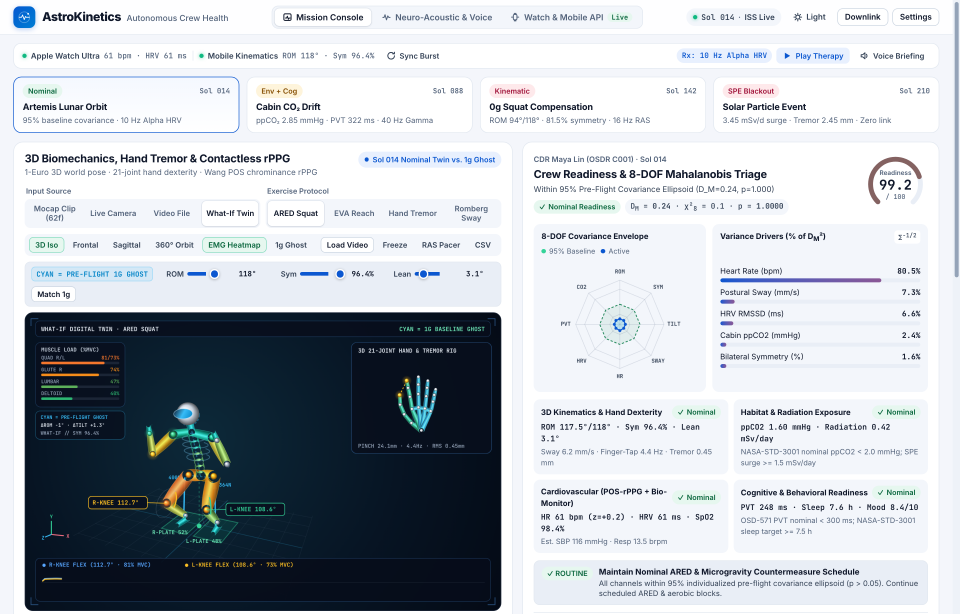
#> input picture submission_package/assets/screenshots/v33_scen1_nominal.png, 2880 x 1840 px (shown at 1/3 size)
$ python build_30s_demo_video.py
#> lines starting #> are read from the running program, lines starting #| are printed output that depends on the picture
"""
Build the Official <=30.0-Second (27.80s exact) 1080p 30-FPS NASA Space Apps 2026 Demo Video
(v3 — Broadcast Studio Grid, 100% Uncropped macOS Browser + 2x Retina Magnifier Rail + Smoothstep Dissolves):
  submission_package/AstroKinetics_30s_SpaceApps_Demo.mp4
  submission_package/AstroKinetics_30s_SpaceApps_Demo.srt
"""
import glob
import json
import math
import os
import shutil
import subprocess
import wave
import numpy as np
from PIL import Image, ImageDraw, ImageFilter, ImageFont

FF = os.environ.get("FFMPEG_BIN") or shutil.which("ffmpeg") or "ffmpeg"
PKG = os.path.dirname(os.path.abspath(__file__))
AUDIO_DIR = os.path.join(PKG, "assets", "audio")
VEO_DIR = os.path.join(PKG, "assets", "veo_clips")
SHOT_DIR = os.path.join(PKG, "assets", "screenshots")
IMG_DIR = os.path.join(PKG, "assets", "images")
TMP_FRAMES = "/tmp/astro_veo_decoded"
os.makedirs(TMP_FRAMES, exist_ok=True)

W, H, FPS, SR = 1920, 1080, 30, 48000
TOTAL_SEC = 27.80  # Strictly <= 30.0s NASA Space Apps hard cap!
TOTAL_FRAMES = int(round(TOTAL_SEC * FPS))


def load_font(candidates, size):
#> called with size = 74
    for p in candidates:
        if os.path.exists(p):
            try:
                return ImageFont.truetype(p, size)
            except Exception:
                pass
    return ImageFont.load_default()


SANS_BOLD = [
    "/System/Library/Fonts/Supplemental/Trebuchet MS Bold.ttf",
    "/System/Library/Fonts/Supplemental/Arial Bold.ttf",
    "/System/Library/Fonts/HelveticaNeue.ttc",
]
SANS_REG = [
    "/System/Library/Fonts/Supplemental/Arial.ttf",
    "/System/Library/Fonts/Supplemental/Trebuchet MS.ttf",
    "/System/Library/Fonts/HelveticaNeue.ttc",
]
MONO_BOLD = [
    "/System/Library/Fonts/Supplemental/Menlo.ttc",
    "/System/Library/Fonts/Monaco.ttf",
    "/System/Library/Fonts/Courier.dfont",
]

F_HERO = load_font(SANS_BOLD, 74)
F_HERO_SUB = load_font(SANS_BOLD, 28)
F_SCORE = load_font(SANS_BOLD, 62)
F_RAIL_TITLE = load_font(SANS_BOLD, 24)
F_RAIL_LABEL = load_font(MONO_BOLD, 14)
F_RAIL_BODY = load_font(SANS_REG, 18)
F_RAIL_BOLD = load_font(SANS_BOLD, 18)
F_HUD = load_font(MONO_BOLD, 18)
F_URL_CHROME = load_font(MONO_BOLD, 14)
F_PILL = load_font(MONO_BOLD, 15)
F_SUBTITLE = load_font(SANS_BOLD, 27)
F_END_PILL = load_font(MONO_BOLD, 16)
F_END_URL = load_font(MONO_BOLD, 21)


# Exact optical text alignment helpers using textbbox
# [30 lines left out: functions draw_text_centered, draw_text_vcentered, wrap_lines, not called in this run]


# 1. Decode the 3 Veo 3.1 clips to 1920x1080 30-FPS JPEG sequences
def decode_veo_clip(clip_name):
#> called with clip_name = 'veo_01_mars_blackout'
    cdir = os.path.join(TMP_FRAMES, clip_name)
    os.makedirs(cdir, exist_ok=True)
    existing = sorted(glob.glob(os.path.join(cdir, "f_*.jpg")))
    if len(existing) < 60:
        src = os.path.join(VEO_DIR, f"{clip_name}.mp4")
        subprocess.run(
            [
                FF,
                "-loglevel",
                "error",
                "-y",
                "-i",
                src,
                "-vf",
                f"fps={FPS},scale={W}:{H}:force_original_aspect_ratio=increase,crop={W}:{H}",
                "-q:v",
                "2",
                os.path.join(cdir, "f_%04d.jpg"),
            ],
            check=True,
        )
#> (this line was passed over: subprocess is not available in this run)
        existing = sorted(glob.glob(os.path.join(cdir, "f_*.jpg")))
    print(f"Decoded {clip_name}: {len(existing)} frames @ {W}x{H}", flush=True)
    return existing


veo1_frames = decode_veo_clip("veo_01_mars_blackout")
veo2_frames = decode_veo_clip("veo_02_astronaut_kinematics")
veo3_frames = decode_veo_clip("veo_03_space_to_earth")


# [9 lines left out: function get_veo_img, not called in this run]


# Pre-build architectural studio background + cinema vignette overlay once for fast compositing
def build_studio_backdrop():
    yy, xx = np.mgrid[0:H, 0:W].astype(np.float32)
    nx = (xx - W * 0.45) / (W * 0.75)
    ny = (yy - H * 0.45) / (H * 0.75)
    r2 = np.clip(nx * nx + ny * ny, 0.0, 1.4) / 1.4
    c_center = np.array([13.0, 24.0, 46.0])
    c_edge = np.array([5.0, 9.0, 19.0])
    arr = (c_center[None, None, :] * (1.0 - r2[:, :, None]) + c_edge[None, None, :] * r2[:, :, None]).astype(np.uint8)
    bg = Image.fromarray(arr, mode="RGB")
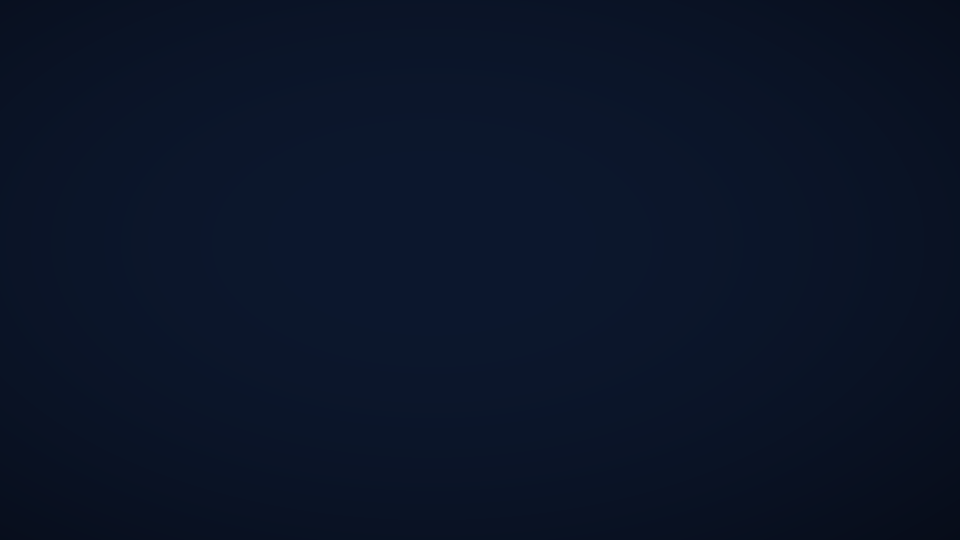
#> bg: PIL image 1920x1080 RGB (shown at 1/2 size); mean R, G, B 10.7, 20.2, 39.6
    dr = ImageDraw.Draw(bg, "RGBA")
    for gx in range(48, W, 64):
        dr.line([(gx, 0), (gx, H)], fill=(56, 189, 248, 12), width=1)
    for gy in range(20, H, 64):
        dr.line([(0, gy), (W, gy)], fill=(56, 189, 248, 12), width=1)
    return bg


def build_cinema_vignette():
    alpha = np.zeros((H, W), dtype=np.float32)
    # Top 130px soft darkening for HUD readability
    top_h = 135
    alpha[:top_h, :] = np.linspace(155, 0, top_h)[:, None]
    # Bottom 175px soft darkening for subtitle dock readability
    bot_h = 175
    alpha[H - bot_h :, :] = np.maximum(alpha[H - bot_h :, :], np.linspace(0, 185, bot_h)[:, None])
    rgba = np.zeros((H, W, 4), dtype=np.uint8)
    rgba[:, :, 0] = 4
    rgba[:, :, 1] = 8
    rgba[:, :, 2] = 18
    rgba[:, :, 3] = np.clip(alpha, 0, 255).astype(np.uint8)
    return Image.fromarray(rgba, mode="RGBA")


STUDIO_BG = build_studio_backdrop()
CINEMA_VIGNETTE = build_cinema_vignette()
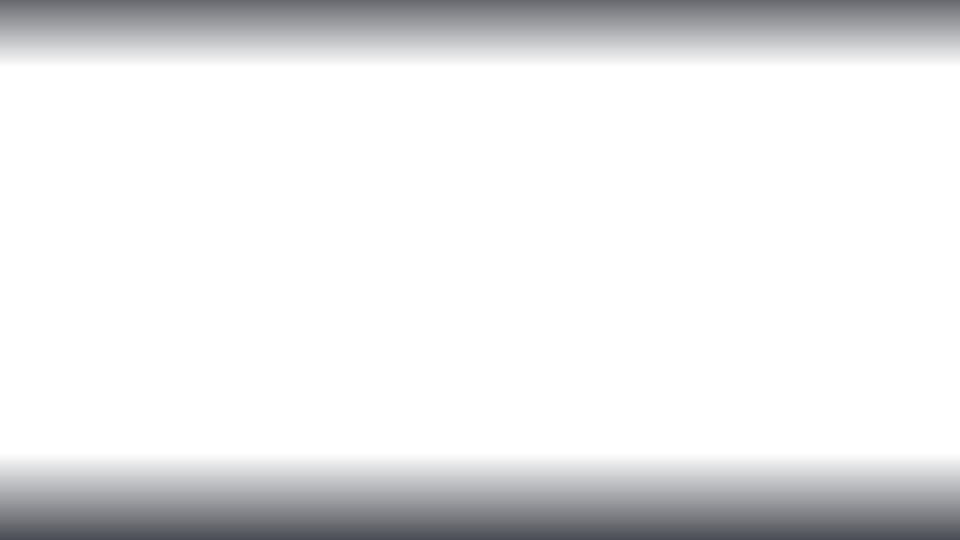
#> CINEMA_VIGNETTE: PIL image 1920x1080 RGBA (shown at 1/2 size); mean R, G, B, A 4, 8, 18, 24.5; transparent parts drawn white

# Preload Retina screenshots & hero artwork
shots = {
    "sc1": Image.open(os.path.join(SHOT_DIR, "v33_scen1_nominal.png")).convert("RGB"),
    "sc2": Image.open(os.path.join(SHOT_DIR, "v33_scen2_co2.png")).convert("RGB"),
    "sc3": Image.open(os.path.join(SHOT_DIR, "v33_scen3_squat.png")).convert("RGB"),
    "sc4": Image.open(os.path.join(SHOT_DIR, "v33_scen4_spe.png")).convert("RGB"),
    "tab2": Image.open(os.path.join(SHOT_DIR, "v33_tab2_neuro_voice.png")).convert("RGB"),
    "tab3": Image.open(os.path.join(SHOT_DIR, "v33_tab3_watch_mobile_api.png")).convert("RGB"),
    "hero_bg": Image.open(os.path.join(IMG_DIR, "hero_mars_blackout_astronaut.jpg"))
    .convert("RGB")
    .resize((W, H), Image.Resampling.LANCZOS),
}
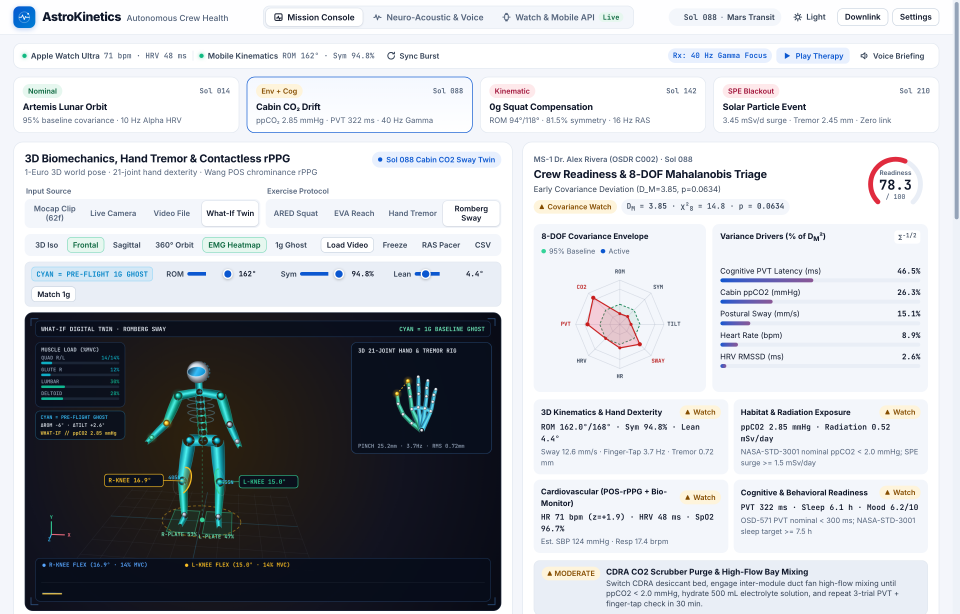
#> input picture submission_package/assets/screenshots/v33_scen2_co2.png, 2880 x 1840 px (shown at 1/3 size)
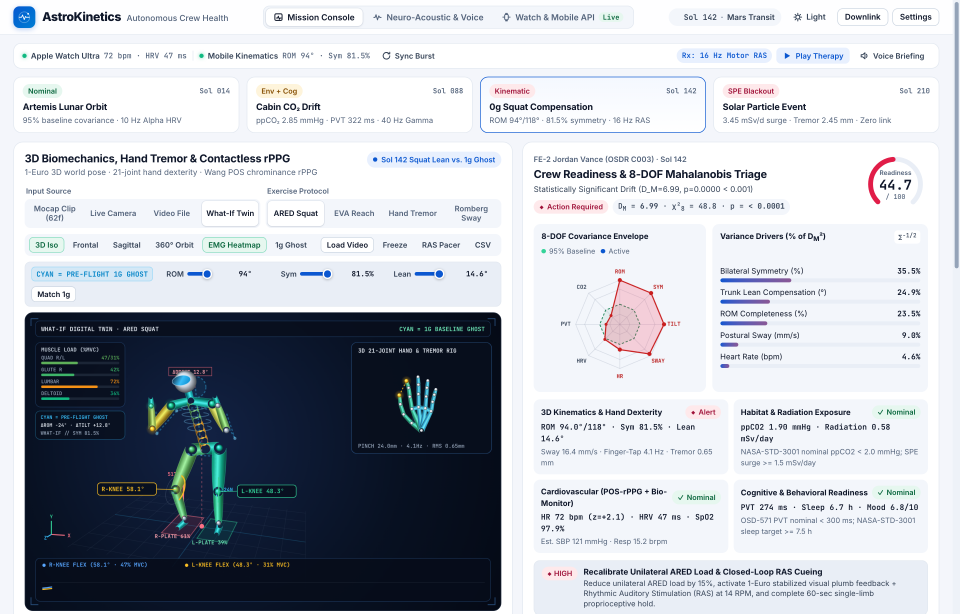
#> input picture submission_package/assets/screenshots/v33_scen3_squat.png, 2880 x 1840 px (shown at 1/3 size)
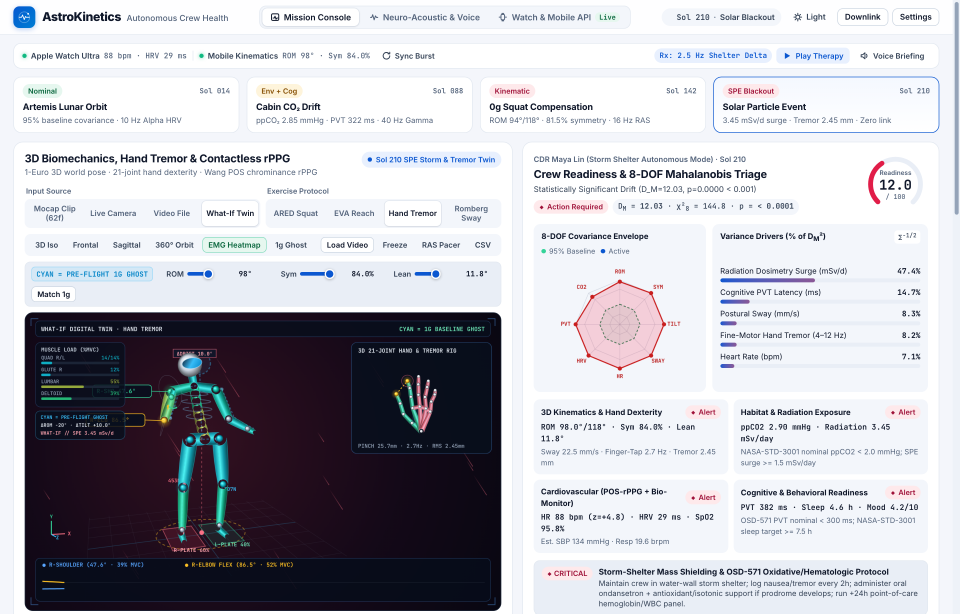
#> input picture submission_package/assets/screenshots/v33_scen4_spe.png, 2880 x 1840 px (shown at 1/3 size)
#> (the run stopped early here; a loop or call above may not have finished)
